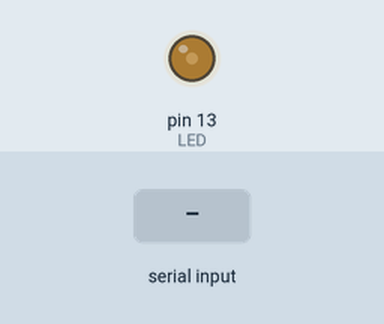
A sketch run on a simulated Arduino Uno, built with avr-gcc and run on an emulated ATmega328P. Parts: output pins drawn as LEDs (lit = HIGH). Inputs (shaded band) come from the test bench. What the sketch prints to the serial monitor is not drawn.

Above: at 1.2 s.
1.3 s: "90,45\n" received over Serial
At 2.6 s:
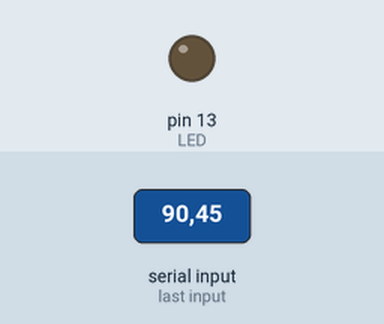
At 4.5 s:
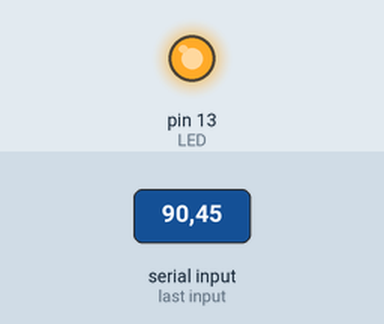
Timing chart, 0 to 6.0 s (numbered marks = the images above; inputs shaded):
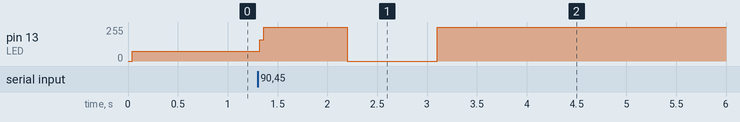

The sketch:

Arduino_LED.ino
```cpp
int LED=13;
int var=0;

void setup() {
  Serial.begin(9600);
  pinMode(LED,OUTPUT);
  Serial.println("start");
}

void loop() {
  if(Serial.available()){
    var = Serial.read() - '0';
  }
  digitalWrite(LED, HIGH);
  delay(var*100);
  digitalWrite(LED, LOW);
  delay(var*100);
}
```

Measured:
- after the input at 1.3 s, pin 13 (LED): 74/255 → 255/255 at once, → 0/255 0.88 s later, → 255/255 0.90 s later
